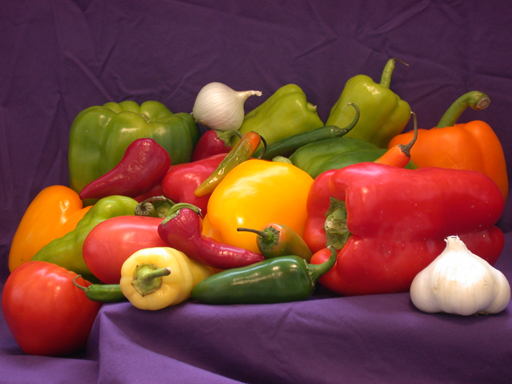
#> input picture opencv/pycv_tutorial/images/peppers.png, 512 x 384 px
$ python trackbar.py
#> lines starting #> are read from the running program, lines starting #| are printed output that depends on the picture
# -*- coding: utf-8 -*-
## @package pycv_tutorial.trackbar
#
#  入出力とGUI: トラックバー
#  @author      tody
#  @date        2016/06/28


import cv2
import matplotlib.pyplot as plt


# 何もしないTrackbarのコールバック
def doNothing(x):
    pass

# OpenCVのTrackbar便利クラス
class CVTrackbar:
    def __init__(self, param_name, win_name, param_min, param_max, update_func=doNothing):
        self._update_func = update_func
        self._trackbar = cv2.createTrackbar(param_name, win_name, param_min, param_max, self._callback)
        self._param_name = param_name
        self._win_name = win_name

    # Trackbarの値を参照
    def value(self):
        return cv2.getTrackbarPos(self._param_name, self._win_name)

    # Trackbarの値を設定
    def setValue(self, value):
        cv2.setTrackbarPos(self._param_name, self._win_name, value)

    def _callback(self, x):
        self._update_func(x)

    # TrackbarのCallbackを設定
    def setCallBack(self, update_func):
        self._update_func = update_func


# OpenCVのTrackbarでCanny Edge抽出するデモ
def cvEdgeDetection(image_file):
#> called with image_file = 'images/peppers.png'
    image_bgr = cv2.imread(image_file)
#> image_bgr is the input picture: shape (384, 512, 3); mean B, G, R 57.6, 66.4, 120.8
    image_Lab = cv2.cvtColor(image_bgr, cv2.COLOR_BGR2LAB)
#> image_Lab: shape (384, 512, 3); mean of channels 0, 1, 2 90.4, 150.8, 141.7
    L = image_Lab[:, :, 0]
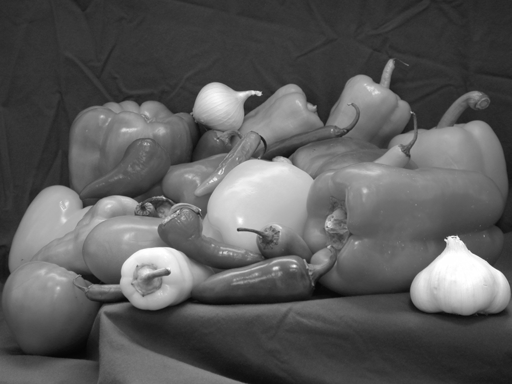
#> L: shape (384, 512); min 5, max 255, mean 90.4


    win_name = "CannyEdge"
    cv2.namedWindow(win_name, cv2.WINDOW_NORMAL)
    cv2.imshow(win_name, image_bgr)

    display_modes = ['Original', 'Gray', 'CannyEdge']
    display_mode = display_modes[2]

    low_threshold_trackbar = CVTrackbar("LowThr", win_name, 0, 200)
    low_threshold_trackbar.setValue(20)

    upper_threshold_trackbar = CVTrackbar("UpperThr", win_name, 0, 300)
    upper_threshold_trackbar.setValue(40)

    while True:
        key = cv2.waitKey(30) & 0xFF
#> (key q is pressed here)

        # 表示切り替えの実装
        if key == ord('1'):
            display_mode = display_modes[0]
            cv2.imshow(win_name, image_bgr)

        elif key == ord('2'):
            display_mode = display_modes[1]
            cv2.imshow(win_name, L)

        elif key == ord('3'):
            display_mode = display_modes[2]

        elif key == ord('q'):
            break

        # Canny Edgeのインタラクティブな描画更新
        if display_mode == display_modes[2]:
            edge = cv2.Canny(L, low_threshold_trackbar.value(), upper_threshold_trackbar.value())
            cv2.imshow(win_name, edge)

    cv2.destroyAllWindows()


# Matplot + OpenCVのTrackbarでCanny Edge抽出するデモ
def pltEdgeDetection(image_file):
#> called with image_file = 'images/peppers.png'
    image_bgr = cv2.imread(image_file)
    image_rgb = cv2.cvtColor(image_bgr, cv2.COLOR_BGR2RGB)
    image_Lab = cv2.cvtColor(image_bgr, cv2.COLOR_BGR2LAB)
    L = image_Lab[:, :, 0]

    win_name = "CannyEdge"

    cv2.namedWindow(win_name, cv2.WINDOW_NORMAL)

    low_threshold_trackbar = CVTrackbar("LowThr", win_name, 0, 200)
    low_threshold_trackbar.setValue(20)

    upper_threshold_trackbar = CVTrackbar("UpperThr", win_name, 0, 300)
    upper_threshold_trackbar.setValue(40)

    fig = plt.figure()
    fig.subplots_adjust(
        left=0.05, bottom=0.05, right=0.95, top=0.9, wspace=0.05, hspace=0.05)

    plt.subplot(1, 3, 1)
    plt.title('Original')
    plt.imshow(image_rgb)
    plt.axis('off')

    plt.subplot(1, 3, 2)
    plt.title('Gray')
    plt.gray()
    plt.imshow(L)
    plt.axis('off')

    plt.subplot(1, 3, 3)
    plt.title('CannyEdge')
    plt.gray()

    edge = cv2.Canny(L, low_threshold_trackbar.value(), upper_threshold_trackbar.value())
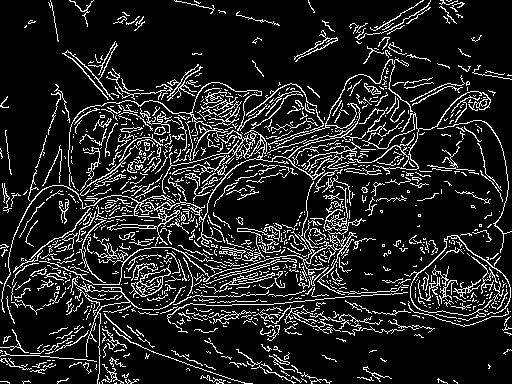
#> edge: shape (384, 512); 13.4% white in thin lines or dots
    edge_plt = plt.imshow(edge)
    plt.axis('off')

    # Canny Edgeのインタラクティブな描画更新
    def updateValue(x):
        edge = cv2.Canny(L, low_threshold_trackbar.value(), upper_threshold_trackbar.value())
        edge_plt.set_array(edge)
        fig.canvas.draw_idle()

    low_threshold_trackbar.setCallBack(updateValue)
    upper_threshold_trackbar.setCallBack(updateValue)

    plt.show()
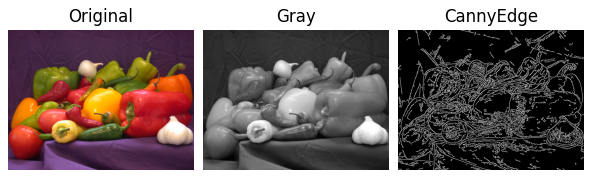
#> figure drawn by matplotlib, 3 panels
    cv2.destroyAllWindows()

if __name__ == '__main__':
    image_file = "images/peppers.png"
    cvEdgeDetection(image_file)
    pltEdgeDetection(image_file)

$ run again, with opencv/pycv_tutorial/images/lighthouse.png copied over opencv/pycv_tutorial/images/peppers.png
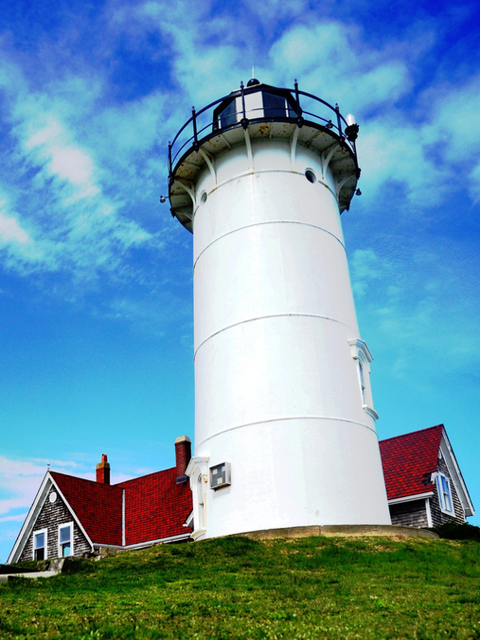
#> input picture opencv/pycv_tutorial/images/lighthouse.png, 480 x 640 px
#> in cvEdgeDetection, image_bgr is the input picture: shape (640, 480, 3); mean B, G, R 171.4, 150.1, 106.4
#> image_Lab: shape (640, 480, 3); mean of channels 0, 1, 2 153.3, 123.9, 113.9
#> in pltEdgeDetection, `edge = cv2.Canny(L, low_threshold_trackbar.value(), upper_threshold_tr..`:
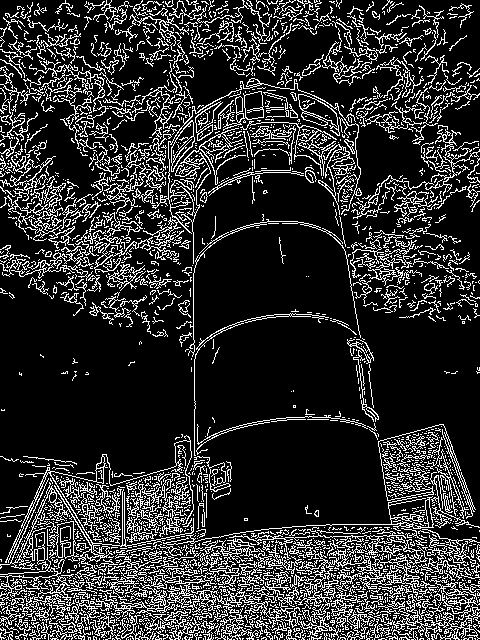
#> edge: shape (640, 480); 18.5% white in thin lines or dots
#> in pltEdgeDetection, `plt.show()`:
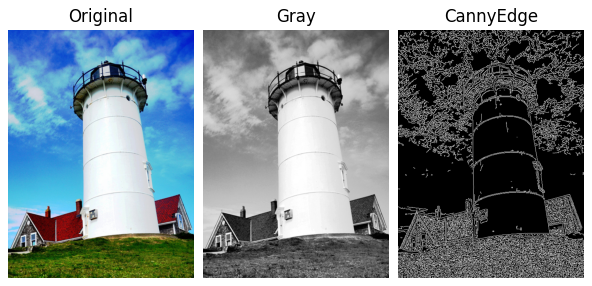
#> figure drawn by matplotlib, 3 panels
